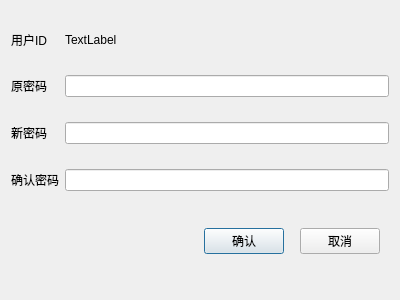
<?xml version="1.0" encoding="UTF-8"?>
<ui version="4.0">
 <class>ModifyPasswordDialog</class>
 <widget class="QDialog" name="ModifyPasswordDialog">
  <property name="geometry">
   <rect>
    <x>0</x>
    <y>0</y>
    <width>400</width>
    <height>300</height>
   </rect>
  </property>
  <property name="windowTitle">
   <string>修改密码</string>
  </property>
  <layout class="QGridLayout" name="gridLayout">
   <item row="4" column="1">
    <widget class="QLineEdit" name="lineEdit_repeat">
     <property name="echoMode">
      <enum>QLineEdit::Password</enum>
     </property>
    </widget>
   </item>
   <item row="3" column="0">
    <widget class="QLabel" name="label_4">
     <property name="text">
      <string>新密码</string>
     </property>
    </widget>
   </item>
   <item row="0" column="1">
    <widget class="QLabel" name="label_id">
     <property name="maximumSize">
      <size>
       <width>16777215</width>
       <height>20</height>
      </size>
     </property>
     <property name="text">
      <string>TextLabel</string>
     </property>
    </widget>
   </item>
   <item row="0" column="0">
    <widget class="QLabel" name="label">
     <property name="text">
      <string>用户ID</string>
     </property>
    </widget>
   </item>
   <item row="2" column="1">
    <widget class="QLineEdit" name="lineEdit_old">
     <property name="echoMode">
      <enum>QLineEdit::Password</enum>
     </property>
    </widget>
   </item>
   <item row="2" column="0">
    <widget class="QLabel" name="label_3">
     <property name="text">
      <string>原密码</string>
     </property>
    </widget>
   </item>
   <item row="3" column="1">
    <widget class="QLineEdit" name="lineEdit_new">
     <property name="echoMode">
      <enum>QLineEdit::Password</enum>
     </property>
    </widget>
   </item>
   <item row="4" column="0">
    <widget class="QLabel" name="label_5">
     <property name="text">
      <string>确认密码</string>
     </property>
    </widget>
   </item>
   <item row="5" column="0" colspan="2">
    <widget class="QWidget" name="widget" native="true">
     <property name="maximumSize">
      <size>
       <width>16777215</width>
       <height>50</height>
      </size>
     </property>
     <layout class="QHBoxLayout" name="horizontalLayout">
      <item>
       <spacer name="horizontalSpacer_2">
        <property name="orientation">
         <enum>Qt::Horizontal</enum>
        </property>
        <property name="sizeHint" stdset="0">
         <size>
          <width>133</width>
          <height>20</height>
         </size>
        </property>
       </spacer>
      </item>
      <item>
       <widget class="QPushButton" name="pushButton_ok">
        <property name="text">
         <string>确认</string>
        </property>
       </widget>
      </item>
      <item>
       <spacer name="horizontalSpacer">
        <property name="orientation">
         <enum>Qt::Horizontal</enum>
        </property>
        <property name="sizeType">
         <enum>QSizePolicy::Fixed</enum>
        </property>
        <property name="sizeHint" stdset="0">
         <size>
          <width>10</width>
          <height>20</height>
         </size>
        </property>
       </spacer>
      </item>
      <item>
       <widget class="QPushButton" name="pushButton_cancel">
        <property name="text">
         <string>取消</string>
        </property>
       </widget>
      </item>
     </layout>
    </widget>
   </item>
  </layout>
 </widget>
 <resources/>
 <connections/>
</ui>
